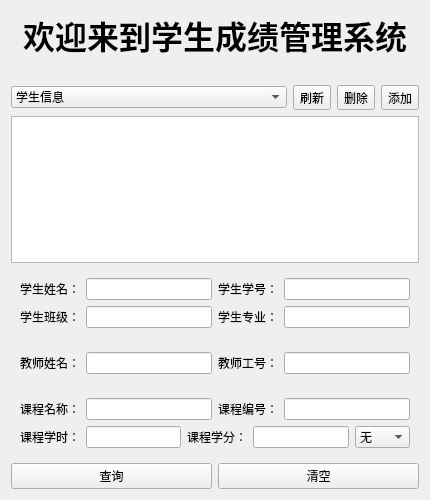
<?xml version="1.0" encoding="UTF-8"?>
<ui version="4.0">
 <class>FormManagerMode</class>
 <widget class="QWidget" name="FormManagerMode">
  <property name="geometry">
   <rect>
    <x>0</x>
    <y>0</y>
    <width>430</width>
    <height>500</height>
   </rect>
  </property>
  <property name="windowTitle">
   <string>Form</string>
  </property>
  <layout class="QVBoxLayout" name="verticalLayout_3">
   <item>
    <widget class="QLabel" name="labelWelcome">
     <property name="font">
      <font>
       <pointsize>24</pointsize>
       <weight>75</weight>
       <bold>true</bold>
      </font>
     </property>
     <property name="text">
      <string>欢迎来到学生成绩管理系统</string>
     </property>
     <property name="alignment">
      <set>Qt::AlignCenter</set>
     </property>
    </widget>
   </item>
   <item>
    <widget class="QLabel" name="label_2">
     <property name="text">
      <string/>
     </property>
    </widget>
   </item>
   <item>
    <layout class="QHBoxLayout" name="horizontalLayout_17">
     <item>
      <widget class="QComboBox" name="comboBox">
       <item>
        <property name="text">
         <string>学生信息</string>
        </property>
       </item>
       <item>
        <property name="text">
         <string>教师信息</string>
        </property>
       </item>
       <item>
        <property name="text">
         <string>课程信息</string>
        </property>
       </item>
       <item>
        <property name="text">
         <string>课程安排</string>
        </property>
       </item>
      </widget>
     </item>
     <item>
      <widget class="QToolButton" name="toolButtonRefresh">
       <property name="text">
        <string>刷新</string>
       </property>
      </widget>
     </item>
     <item>
      <widget class="QToolButton" name="toolButtonDelete">
       <property name="text">
        <string>删除</string>
       </property>
      </widget>
     </item>
     <item>
      <widget class="QToolButton" name="toolButtonAdd">
       <property name="text">
        <string>添加</string>
       </property>
      </widget>
     </item>
    </layout>
   </item>
   <item>
    <widget class="QTableView" name="tableView"/>
   </item>
   <item>
    <widget class="QWidget" name="StudentPart" native="true">
     <layout class="QVBoxLayout" name="verticalLayout">
      <item>
       <layout class="QHBoxLayout" name="horizontalLayout_3">
        <item>
         <layout class="QHBoxLayout" name="horizontalLayout">
          <item>
           <widget class="QLabel" name="label_3">
            <property name="text">
             <string>学生姓名：</string>
            </property>
           </widget>
          </item>
          <item>
           <widget class="QLineEdit" name="lineEditStudentName"/>
          </item>
         </layout>
        </item>
        <item>
         <layout class="QHBoxLayout" name="horizontalLayout_2">
          <item>
           <widget class="QLabel" name="label_4">
            <property name="text">
             <string>学生学号：</string>
            </property>
           </widget>
          </item>
          <item>
           <widget class="QLineEdit" name="lineEditStudentId"/>
          </item>
         </layout>
        </item>
       </layout>
      </item>
      <item>
       <layout class="QHBoxLayout" name="horizontalLayout_4">
        <item>
         <layout class="QHBoxLayout" name="horizontalLayout_5">
          <item>
           <widget class="QLabel" name="label_5">
            <property name="text">
             <string>学生班级：</string>
            </property>
           </widget>
          </item>
          <item>
           <widget class="QLineEdit" name="lineEditStudentClass"/>
          </item>
         </layout>
        </item>
        <item>
         <layout class="QHBoxLayout" name="horizontalLayout_6">
          <item>
           <widget class="QLabel" name="label_6">
            <property name="text">
             <string>学生专业：</string>
            </property>
           </widget>
          </item>
          <item>
           <widget class="QLineEdit" name="lineEditStudentMajor"/>
          </item>
         </layout>
        </item>
       </layout>
      </item>
     </layout>
    </widget>
   </item>
   <item>
    <widget class="QWidget" name="TeacherPart" native="true">
     <layout class="QHBoxLayout" name="horizontalLayout_13">
      <item>
       <layout class="QHBoxLayout" name="horizontalLayout_14">
        <item>
         <widget class="QLabel" name="label_11">
          <property name="text">
           <string>教师姓名：</string>
          </property>
         </widget>
        </item>
        <item>
         <widget class="QLineEdit" name="lineEditTeacherName"/>
        </item>
       </layout>
      </item>
      <item>
       <layout class="QHBoxLayout" name="horizontalLayout_15">
        <item>
         <widget class="QLabel" name="label_12">
          <property name="text">
           <string>教师工号：</string>
          </property>
         </widget>
        </item>
        <item>
         <widget class="QLineEdit" name="lineEditTeacherId"/>
        </item>
       </layout>
      </item>
     </layout>
    </widget>
   </item>
   <item>
    <widget class="QWidget" name="CoursePart" native="true">
     <layout class="QVBoxLayout" name="verticalLayout_2">
      <item>
       <layout class="QHBoxLayout" name="horizontalLayout_7">
        <item>
         <layout class="QHBoxLayout" name="horizontalLayout_8">
          <item>
           <widget class="QLabel" name="label_7">
            <property name="text">
             <string>课程名称：</string>
            </property>
           </widget>
          </item>
          <item>
           <widget class="QLineEdit" name="lineEditCourseName"/>
          </item>
         </layout>
        </item>
        <item>
         <layout class="QHBoxLayout" name="horizontalLayout_9">
          <item>
           <widget class="QLabel" name="label_8">
            <property name="text">
             <string>课程编号：</string>
            </property>
           </widget>
          </item>
          <item>
           <widget class="QLineEdit" name="lineEditCourseId"/>
          </item>
         </layout>
        </item>
       </layout>
      </item>
      <item>
       <layout class="QHBoxLayout" name="horizontalLayout_10">
        <item>
         <layout class="QHBoxLayout" name="horizontalLayout_11">
          <item>
           <widget class="QLabel" name="label_9">
            <property name="text">
             <string>课程学时：</string>
            </property>
           </widget>
          </item>
          <item>
           <widget class="QLineEdit" name="lineEditCourseTime"/>
          </item>
         </layout>
        </item>
        <item>
         <layout class="QHBoxLayout" name="horizontalLayout_12">
          <item>
           <widget class="QLabel" name="label_10">
            <property name="text">
             <string>课程学分：</string>
            </property>
           </widget>
          </item>
          <item>
           <widget class="QLineEdit" name="lineEditCourseCredit"/>
          </item>
          <item>
           <widget class="QComboBox" name="comboBoxType">
            <item>
             <property name="text">
              <string>无</string>
             </property>
            </item>
            <item>
             <property name="text">
              <string>选修</string>
             </property>
            </item>
            <item>
             <property name="text">
              <string>必修</string>
             </property>
            </item>
           </widget>
          </item>
         </layout>
        </item>
       </layout>
      </item>
     </layout>
    </widget>
   </item>
   <item>
    <layout class="QHBoxLayout" name="horizontalLayout_16">
     <item>
      <widget class="QPushButton" name="pushButtonQuery">
       <property name="text">
        <string>查询</string>
       </property>
      </widget>
     </item>
     <item>
      <widget class="QPushButton" name="pushButtonEmpty">
       <property name="text">
        <string>清空</string>
       </property>
      </widget>
     </item>
    </layout>
   </item>
  </layout>
 </widget>
 <resources/>
 <connections/>
</ui>
